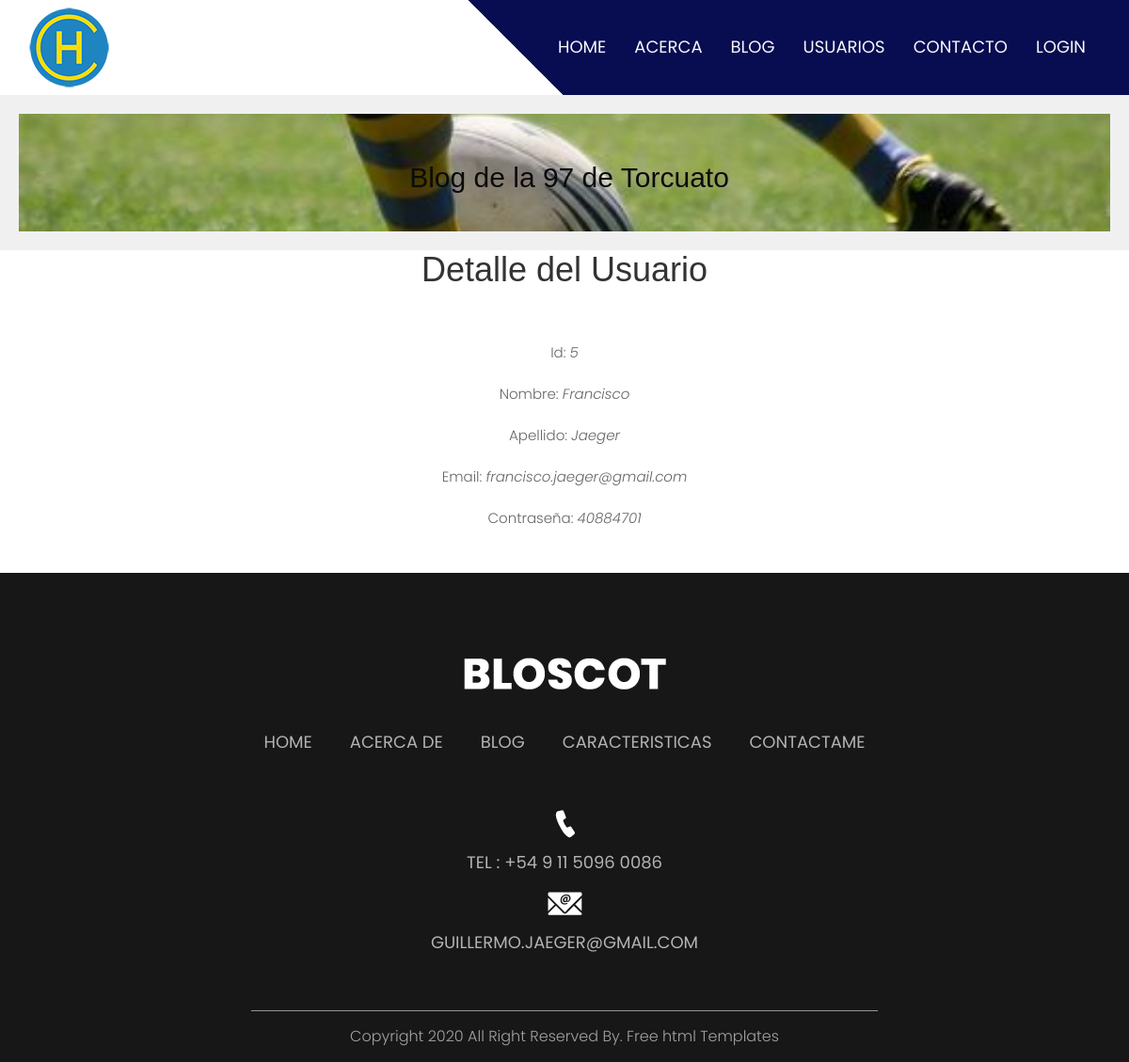
/cuentas/usuario/5, run on the app's committed database.
### cuentas/models.py (models this page shows, shortened)
class Usuario(models.Model):
    nombreusuario=models.CharField(max_length=40,null=False,default="")
    nombre=models.CharField(max_length=40,null=False,default="")
    apellido=models.CharField(max_length=40,null=False,default="")
    contraseña=models.CharField(max_length=40)
    email=models.EmailField(max_length=40,null=True,default="")

### cuentas/views.py (the view)
# urls.py: path("usuario/<pk>",UsuarioDetalle.as_view(),name="usuariodetalle"),
class UsuarioDetalle(DetailView):
    model = Usuario
    template_name = 'usuariodetalle.html'

### cuentas/templates/usuariodetalle.html (shortened to what this page needs)
{% extends "padre.html" %}
{% load static % }
{% block contenido %}
<br>
<br>
<div class="container text-center">
    <h1>Detalle del Usuario</h1>
</div>
<br>
<div class="container text-center">
    <div class="row">
            <div class="col-sm-12 align-items-center">
                    <p>Id: <i> {{ usuario.id }}</i></p>
                    <p>Nombre: <i> {{ usuario.nombre }}</i></p>
                    <p>Apellido: <i> {{ usuario.apellido }}</i></p>
                    <p>Email: <i> {{ usuario.email }}</i></p>
                    <p>Contraseña: <i> {{ usuario.contraseña }}</i></p>
            </div>
            <br>
            <br>
                </div>
            </div>
            <br>

### cuentas/static/css/style.css (style rules this page uses)
* { box-sizing: border-box !important; transition: ease all 0.5s; }
html { scroll-behavior: smooth; }
body { color: #666666; font-size: 14px; font-family: Poppins; line-height: 1.80857; font-weight: normal; overflow-x: hidden; }
h1, h2, h3, h4, h5, h6 { letter-spacing: 0; font-weight: normal; position: relative; padding: 0 0 10px 0; font-weight: normal; line-height: normal; color: #111111; margin: 0 }
h1 { font-size: 24px }
*, *::after, *::before { -webkit-box-sizing: border-box; -moz-box-sizing: border-box; box-sizing: border-box; }
p { margin: 20px; font-weight: 300; font-size: 15px; line-height: 24px; }

### data on the page
Usuario: id "5", nombre "Francisco", apellido "Jaeger", email "francisco.jaeger@gmail.com", contraseña "40884701"
